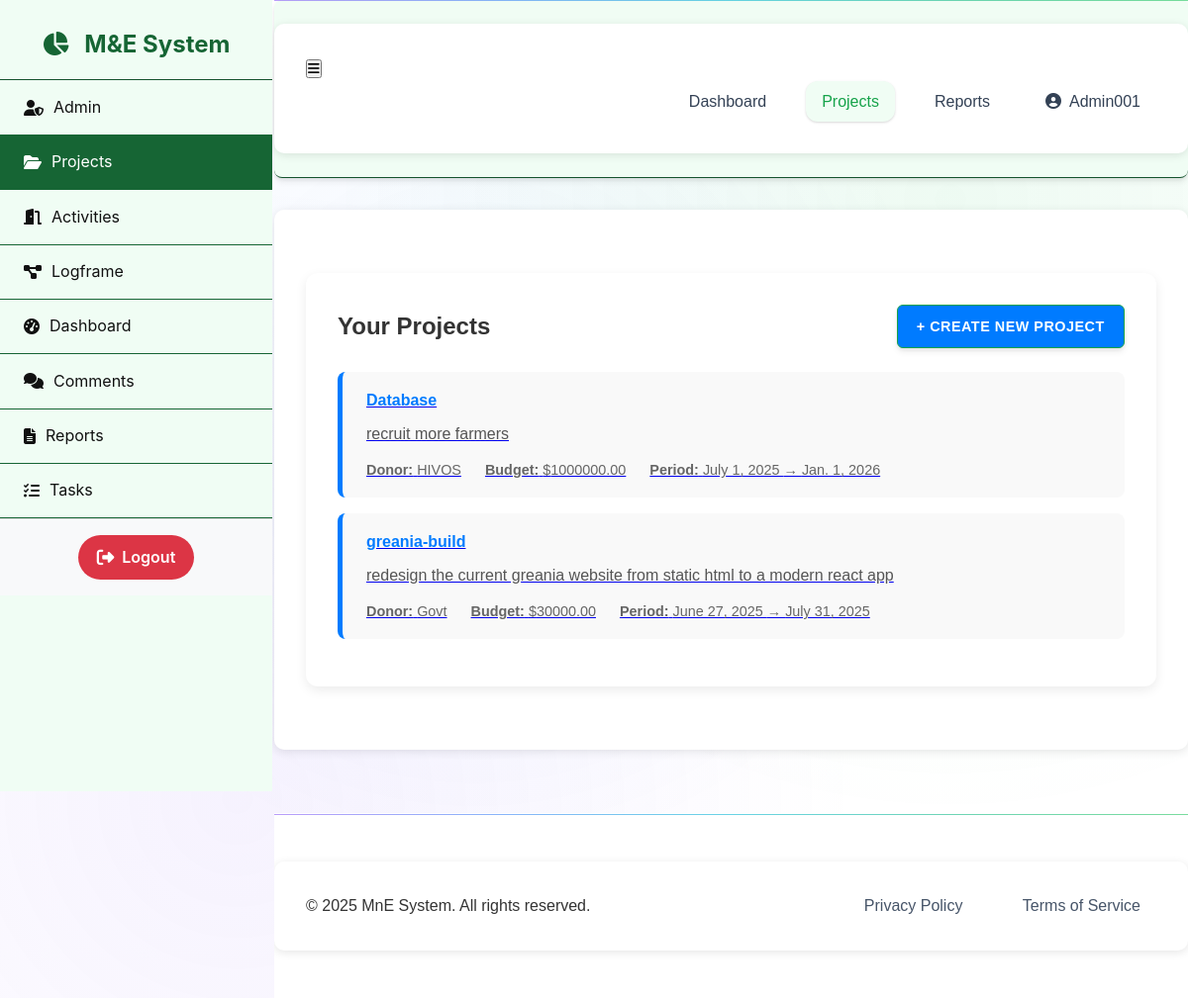
Page /api/v1/projects/ (signed in) on the committed database.
### projects/models.py (models this page shows, shortened)
class Project(models.Model):
    STATUS_CHOICES = [
        ('planning', 'Planning'),
        ('implementation', 'Implementation'),
        ('completed', 'Completed'),
        ('on_hold', 'On Hold'),
    ]
    name = models.CharField(max_length=255)
    description = models.TextField()
    donor = models.CharField(max_length=255, blank=True)
    start_date = models.DateField()
    end_date = models.DateField()
    total_budget = models.DecimalField(max_digits=12, decimal_places=2)
    status = models.CharField(max_length=20, choices=STATUS_CHOICES, default='planning')
    created_by = models.ForeignKey(User, on_delete=models.SET_NULL, null=True)
    created_at = models.DateTimeField(auto_now_add=True)

### projects/views.py (the view)
# urls.py: path('', ProjectListView.as_view(), name='project-list'),
class ProjectListView(LoginRequiredMixin, View):
    def get(self, request):
        user_projects = Project.objects.filter(memberships__user=request.user)
        return render(request, 'projects/project_list.html', {'projects': user_projects})

### templates/projects/project_list.html (shortened to what this page needs)
{% extends 'base.html' %}
{% block content %}
<div class="container project-list-container">
  <div class="project-header">
    <h2>Your Projects</h2>
    <a href="{% url 'project-create' %}" class="btn btn-primary">+ Create New Project</a>
  </div>
  <ul class="project-list">
    {% for project in projects %}
      <li class="project-card">
        <a href="{% url 'project-detail' project.pk %}">
          <h4>{{ project.name }}</h4>
          <p>{{ project.description|truncatewords:25 }}</p>
          <div class="project-meta">
            <span><strong>Donor:</strong> {{ project.donor }}</span>
            <span><strong>Budget:</strong> ${{ project.total_budget }}</span>
            <span><strong>Period:</strong> {{ project.start_date }} → {{ project.end_date }}</span>
          </div>
        </a>
      </li>
    {% empty %}
      <li class="no-projects">No projects found.</li>
    {% endfor %}
  </ul>
</div>
{% endblock %}

### templates/includes/navbar.html
<header class="navbar">
  <div class="container">
    <div class="mobile-header">
      <button class="sidebar-toggle-mobile" id="sidebarToggleBtn">
        <i class="fas fa-bars"></i>
      </button>
    </div>
    <nav>
      <ul class="nav-links">
        <li><a href="/api/v1/dashboard/" class="{% if request.path == '/api/v1/dashboard/' %}active{% endif %}">Dashboard</a></li>
        <li><a href="/api/v1/projects/" class="{% if request.path == '/api/v1/projects/' %}active{% endif %}">Projects</a></li>
        <li><a href="/api/v1/reports/" class="{% if request.path == '/api/v1/reports/' %}active{% endif %}">Reports</a></li>
        <li class="user-profile-nav">
          <a href="#">
            <i class="fas fa-user-circle"></i>
            <span>{% firstof request.user.get_full_name request.user.username %}</span>
          </a>
        </li>
      </ul>
    </nav>
  </div>
</header>

### static/css/dashboard.css (style rules this page uses)
header { margin-bottom: 2rem; background-color: #e0f2f1; padding: 1rem; border-radius: 8px; box-shadow: 0 0 10px #14532d; color: #05883c; }

### static/css/logframe.css (style rules this page uses)
.container { padding: 2rem; max-width: 1200px; margin: 0 auto; background: #ffffff; border-radius: 10px; box-shadow: 0 2px 10px rgba(0, 0, 0, 0.1); font-family: 'Arial', sans-serif; color: #333; }

### templates/projects/project_list.html (style rules this page uses)
.project-list-container { max-width: 1000px; margin: 2rem auto; background: #fff; padding: 2rem; border-radius: 12px; box-shadow: 0 4px 12px rgba(0,0,0,0.08); }
.project-header { display: flex; justify-content: space-between; align-items: center; margin-bottom: 1.5rem; }
.project-header h2 { margin: 0; color: #333; }
.project-list { list-style: none; padding: 0; margin: 0; }
.project-card { background: #f9f9f9; margin-bottom: 1rem; padding: 1rem 1.5rem; border-left: 5px solid #007bff; border-radius: 8px; transition: all 0.2s ease; }
.project-card h4 { margin-bottom: 0.5rem; color: #007bff; }
.project-card p { margin: 0.3rem 0 0.8rem; color: #555; }
.project-meta { font-size: 0.9rem; color: #666; display: flex; gap: 1.5rem; flex-wrap: wrap; }
.btn-primary { background: #007bff; color: white; padding: 0.6rem 1.2rem; border-radius: 6px; text-decoration: none; font-weight: bold; }

### rows in the picture
Project: name "Database", description "recruit more farmers", donor "HIVOS", total_budget "1000000.00", start_date "July 1, 2025", end_date "Jan. 1, 2026"
Project: name "greania-build", description "redesign the current greania website from static html to a modern react app", donor "Govt", total_budget "30000.00", start_date "June 27, 2025", end_date "July 31, 2025"
